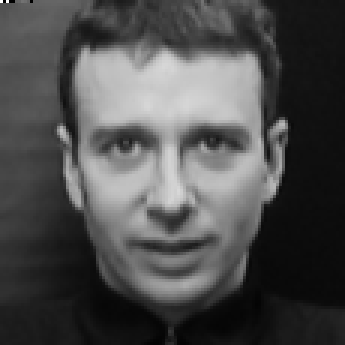
#> input picture data/face/mit/0000_02176.pgm, 115 x 115 px (shown 3 times larger); its folder holds only this picture in this run
$ python retinex_driver.py
#> lines starting #> are read from the running program, lines starting #| are printed output that depends on the picture
### scripts/test_script_ver_4.py

#this version includes preprocessing of images
#this is the test script to test the performnace of viola jones on our dataset
#we are using opencv cascade classifier to detect faces
#the model is haarcascade_frontalface_default.xml
#the detector is the detectMultiScale function in opencv

#this script is used to test the performance of viola jones on our dataset without any preprocessing

#importing the required libraries


#importing libraries
import cv2

import os ,glob

from os import listdir ,makedirs , walk

from os.path import isfile ,join
import sys
import csv


#making the required paths

model_path = './models/haarcascade_frontalface_default.xml'


#this function is used to calculate the test parameters of the model
#we calculate accuracy ,precision ,recall and f1 score
#time taken to detect the faces
#false positives and false negatives


#this is the gaussian blur function
# [5 lines left out: function gaussian_blur, not called in this run]

#function for positive detection
#the positive image directory has 7 subdirectories of face images

#this function calculate metrics of one dataset of positive images
#path name as parameter
def data_set_evaluate(path , path_output_folder, dict, label ,  parameters_list):
    files = list(filter(lambda f: isfile(join(path, f)), listdir(path)))    #all images in this directory

    number_of_images = len(files)
    dict['total'] = number_of_images


    for image in files:

        try:
            img = cv2.imread(os.path.join(path, image))
            gray_img = cv2.cvtColor(img, cv2.COLOR_BGR2GRAY)
            #grayscale image ready


            #loading the classifier
            classifier = cv2.CascadeClassifier(model_path)
            #detecting the faces

            #preprocessing the image
            #strt time
            start_time = cv2.getTickCount()

            #apply preprocessing
            #preprocessing method
            try:
                if parameters_list[1] != None:
                    pre_processing_method = parameters_list[1]
                    #call pre-processing method
                    gray_img = pre_processing_method(gray_img, parameters_list[2])
            except:
                with open(path_output_folder + 'execution_output.txt', 'a+') as f:
                    f.write("{} is not pre_processed".format(image))

            #end time
            end_time = cv2.getTickCount()
            #calculating the time taken
            time_taken = (end_time - start_time) / cv2.getTickFrequency()
            #time taken to apply preprocessing
            dict['pre_processing_time'].append(time_taken)


            #setting minNeighbors as per label
            if label == 1:
                min_neighbors = 5
            else:
                min_neighbors = 3

            #timing
            start = cv2.getTickCount()
            faces, reject_levels, level_weights = classifier.detectMultiScale3(gray_img, scaleFactor=1.0485258,minNeighbors=min_neighbors, outputRejectLevels=True)
            end = cv2.getTickCount()
            time = (end - start) / cv2.getTickFrequency()
            #time taken to detect the faces
            dict['time'].append(time)

            #getting the number of faces detected
            number_of_faces = len(faces)

            if label == 1:  #it is face image
                if number_of_faces == 0:
                    dict['false_negative'] += 1
                else:
                    dict['correct'] += 1
                    # storing the reject levels and level weights
                    dict['reject_levels'].append(reject_levels[0])
                    dict['level_weights'].append(level_weights[0])
                #if more than 1 face detected
                if number_of_faces > 1:
                    dict['false_positive'] += number_of_faces - 1

            else:         #non_face image
                if number_of_faces == 0:
                    dict['correct'] += 1
                else:
                    dict['false_positive'] += number_of_faces
                    # storing the reject levels and level weights

                    dict['reject_levels'].append(reject_levels[0])
                    dict['level_weights'].append(level_weights[0])


        except:
            # print("{} is not converted".format(image))
            with open(path_output_folder  +'execution_output.txt', 'a+') as f:
                f.write("{} is not converted".format(image))
    return dict


# [8 lines left out: function test_positive_unit, not called in this run]


#label variable has label: 1 for face    and 0 for non face
def probe_all_datasets(path , path_output_folder, parameters_list, label ):
    # getting the names of subdirectories
    data_sets = list(filter(lambda f: os.path.isdir(join(path ,f)), listdir(path)))

    # print(data_sets)

    data_dict = {}
    # data_element_dict = { }
    for data_set in data_sets:
            data_dict[data_set] = {'dataset':data_set,'total': 0 ,'correct':0, 'false_positive': 0 , 'false_negative': 0, 'reject_levels' : [] , 'level_weights' : [], 'time':[]  , 'pre_processing_time':[]  }

    #created a dictionary for each subdirectory
    #applying analysis to each subdirectory
    for data_set in data_sets:
        data_set_path = os.path.join(path , data_set)
        data_dict[data_set] = data_set_evaluate(data_set_path, path_output_folder, data_dict[data_set] , label,parameters_list)

    if label == 1:
        label_name = 'face'
    else:
        label_name = 'non_face'

    #writing the results to a csv file
    with open(path_output_folder + parameters_list[0]+'_'+label_name+'_results.csv', 'w') as csvfile:
        fieldnames = ['dataset','total', 'correct', 'false_positive', 'false_negative', 'reject_levels', 'level_weights', 'time', 'pre_processing_time']
        writer = csv.DictWriter(csvfile, fieldnames=fieldnames)
        writer.writeheader()
        for data_set in data_sets:
            writer.writerow(data_dict[data_set])


#name is a string

def test_evaluation(preprocessing_name ,parameters_list):
    face_path = './data/face/'
    non_face_path = './data/non_face/'

    #making the output directory
    path_output_folder = './output/'+preprocessing_name+'/'
    # making text output file

    try:
        makedirs(path_output_folder)
    except:
        pass

    with open(path_output_folder  +'execution_output.txt', 'a+') as f:
        f.write('\n writing outputs of '+preprocessing_name+'_'+parameters_list[0]+'\n')

    # [9 lines of commented-out code are left out]
    start = cv2.getTickCount()

    #analysis on face images
    probe_all_datasets('./data/face/', path_output_folder,parameters_list, 1)
    #analysis on non face images
    probe_all_datasets('./data/non_face/', path_output_folder  ,parameters_list, 0)

    #end timer
    end = cv2.getTickCount()
    #calculating the time taken
    time = (end - start) / cv2.getTickFrequency()

    with open(path_output_folder + 'execution_output.txt', 'a+') as f:
        f.write('Total time ' + preprocessing_name + parameters_list[0] +' = '+str(time) +'\n')


#be careful in list of parameters
#structure of parameters_list is [parameter_string , pre_processing_method, parameters[]]
#3 elements in parameters list
#string , method , list of parameters
def analysis(preprocessing_name , parameters_list = ['', None]):
    test_evaluation(preprocessing_name , parameters_list)


# [22 lines that do not run on import are left out]

### scripts/retinex.py
#function signatures
#SSR
#def retinex_SSR(img,sigma)

#MSR
#def retinex_MSR(img,sigmas=[15,80,250],weights=None)

#ASSR  or AMSR
# retinex_AMSR(img,sigmas=[12,80,250])

#weights should be a list of length equal to sigma and sum to 1

# MSR combines various SSR with different(or same) weights,
    #    commonly we select 3 scales(sigma) and equal weights, (15,80,250) is a good
    #    choice. If len(sigmas)=1, equal to SSR
    # args:
    #    sigmas: a list
    #    weights: None or a list, it represents the weight for each SSR, their sum should
    #       be 1, if None, the weights will be [1/t, 1/t, ..., 1/t], t=len(sigmas)
    # '''


# encoding:utf-8
'''
Retinex theory based on formula image = reflectance*luminance, what we need is to
estimate the luminance function. This technology is suitable for high dynamic range
image enhancement, underwater image enhancement, foggy image enhancement and
low-light image enhancement.

In this code, we mainly recommend func retinex_gimp or retinex_MSRCR, retinex_MSRCP

Main function:
 -Path-based model
    retinex_FM,
 -Center/Surround model
    retinex_SSR, retinex_MSR, retinex_MSRCR, retinex_gimp, retinex_MSRCP,
    retinex_AMSR,

References:
[1] D. J. Jobson, Z. Rahman and G. A. Woodell, "A multiscale retinex for bridging the
    gap between color images and the human observation of scenes," in IEEE
    Transactions on Image Processing, vol. 6, no. 7, pp. 965-976, July 1997.
[2] Frankle,Jonathan and McCann, John, “Method and Apparatus for Lightness Imaging”,
    USPatent #4,384,336, May 17, 1983.
[3] Funt, Brian & Ciurea, Florian & McCann, John. (2004). Retinex in Matlab. Journal
    of Electronic Imaging - J ELECTRON IMAGING. 13. 48-57. 10.1117/1.1636761.
[4] Ana Belén Petro, Catalina Sbert, and Jean-Michel Morel, Multiscale Retinex, Image
    Processing On Line, (2014), pp. 71–88. https://doi.org/10.5201/ipol.2014.107

Provided by muggledy on 2020-3-18
'''

import numpy as np


#TOOLS

import time
import numpy as np
from functools import wraps
import cv2
import os.path

eps=np.finfo(np.double).eps

# [39 lines left out: functions measure_time, my_heq, cv2_heq, not called in this run]

def get_gauss_kernel(sigma,dim=2):
    '''1D gaussian function: G(x)=1/(sqrt{2π}σ)exp{-(x-μ)²/2σ²}. Herein, μ:=0, after
       normalizing the 1D kernel, we can get 2D kernel version by
       matmul(1D_kernel',1D_kernel), having same sigma in both directions. Note that
       if you want to blur one image with a 2-D gaussian filter, you should separate
       it into two steps(i.e. separate the 2-D filter into two 1-D filter, one column
       filter, one row filter): 1) blur image with first column filter, 2) blur the
       result image of 1) with the second row filter. Analyse the time complexity: if
       m&n is the shape of image, p&q is the size of 2-D filter, bluring image with
       2-D filter takes O(mnpq), but two-step method takes O(pmn+qmn)'''
    ksize=int(np.floor(sigma*6)/2)*2+1 #kernel size("3-σ"法则) refer to
    #https://github.com/upcAutoLang/MSRCR-Restoration/blob/master/src/MSRCR.cpp
    k_1D=np.arange(ksize)-ksize//2
    k_1D=np.exp(-k_1D**2/(2*sigma**2))
    k_1D=k_1D/np.sum(k_1D)
    if dim==1:
        return k_1D
    elif dim==2:
        return k_1D[:,None].dot(k_1D.reshape(1,-1))

def gauss_blur_original(img,sigma):
    '''suitable for 1 or 3 channel image'''
    row_filter=get_gauss_kernel(sigma,1)
    t=cv2.filter2D(img,-1,row_filter[...,None])
    return cv2.filter2D(t,-1,row_filter.reshape(1,-1))

# [6 lines left out: function gauss_blur_recursive, not called in this run]

def gauss_blur(img,sigma,method='original'):
    if method=='original':
        return gauss_blur_original(img,sigma)
    elif method=='recursive':
        return gauss_blur_recursive(img,sigma)

# [122 lines left out: functions simplest_color_balance, get_dir, retinex_FM, retinex_SSR, not called in this run]

### Multi-Scale Retinex[4]

def retinex_MSR(img,parameter_list=[[15,80,250]]):
    sigmas = parameter_list[0]
    weights = None
    '''r=∑(log(S)-log(S*G))w, MSR combines various SSR with different(or same) weights,
       commonly we select 3 scales(sigma) and equal weights, (15,80,250) is a good
       choice. If len(sigmas)=1, equal to SSR
    args:
       sigmas: a list
       weights: None or a list, it represents the weight for each SSR, their sum should
          be 1, if None, the weights will be [1/t, 1/t, ..., 1/t], t=len(sigmas)
    '''
    if weights==None:
        weights=np.ones(len(sigmas))/len(sigmas)
    elif not abs(sum(weights)-1)<0.00001:
        raise ValueError('sum of weights must be 1!')

    if len(img.shape) == 2:
        img = img[..., None]
    ret = np.zeros(img.shape, dtype='uint8')
    for i in range(img.shape[-1]):
        channel=img[...,i].astype('double')
        r=np.zeros_like(channel)
        for k,sigma in enumerate(sigmas):
            r+=(np.log(channel+1)-np.log(gauss_blur(channel,sigma,)+1))*weights[k]
        mmin=np.min(r)
        mmax=np.max(r)
        stretch=(r-mmin)/(mmax-mmin)*255
        ret[...,i]=stretch
    return ret.squeeze()

# [19 lines left out: function MultiScaleRetinex, not called in this run]

'''old version
def retinex_MSRCR(img,sigmas=[12,80,250],s1=0.01,s2=0.01):
    alpha=125
    ret=np.zeros(img.shape,dtype='uint8')
    csum_log=np.log(np.sum(img,axis=2).astype('double')+1)
    msr=retinex_MSR(img,sigmas)
    for i in range(img.shape[-1]):
        channel=img[...,i].astype('double')
        r=(np.log(alpha*channel+1)-csum_log)*msr[...,i]
        stretch=simplest_color_balance(r,0.01,0.01)
        ret[...,i]=stretch
    return ret

def retinex_gimp(img,sigmas=[12,80,250],dynamic=2):
    alpha=128
    gain=1
    offset=0
    ret=np.zeros(img.shape,dtype='uint8')
    csum_log=np.log(np.sum(img,axis=2)+1)
    msr=retinex_MSR(img,sigmas)
    for i in range(img.shape[-1]):
        channel=img[...,i].astype('double')
        r=gain*(np.log(alpha*channel+1)-csum_log)*msr[...,i]+offset
        mean=np.mean(r)
        var=np.sqrt(np.sum((r-mean)**2)/r.size)
        mmin=mean-dynamic*var
        mmax=mean+dynamic*var
        stretch=(r-mmin)/(mmax-mmin)*255
        stretch[stretch>255]=255
        stretch[stretch<0]=0
        ret[...,i]=stretch
    return ret
'''

### Multi-Scale Retinex with Color Restoration, see[4] Algorithm 1 in section 4

# [91 lines left out: functions retinex_MSRCR, retinex_gimp, retinex_MSRCP, retinex_AMSR, not called in this run]

### retinex_driver.py


from scripts.test_script_ver_4 import *

from scripts.retinex import *
from scripts.retinex import retinex_FM , retinex_SSR, retinex_MSR, retinex_AMSR , retinex_gimp

#signature

#retinex_FM (img,iter=4)

#SSR
#def retinex_SSR(img,sigma)

#MSR
#def retinex_MSR(img,sigmas=[15,80,250],weights=None)

#(ASSR ) or AMSR
# retinex_AMSR(img,sigmas=[12,80,250] , weights=None)

#def retinex_gimp(img,sigmas=[12,80,250], weights=None,dynamic=2)

#function for MSR sigma values

def test_MSR_5():
    # making preprocessing_name string
    preprocessing_name = "MSR"

    # method as function name
    method = retinex_MSR
    # making initial list
    parameters_list = ['', method, []]


    # looping over parameter space
    list_initial_5 = [10, 20, 30 , 40 , 50]
    list_initial_array = np.array(list_initial_5)

    #range change
    for sigma_step in range(0,400, 50 ):
        sigma_array = list_initial_array + sigma_step

        #to list
        sigma_list = sigma_array.tolist()
        string_temp = ""
        for index in range(len(sigma_list)):
            string_temp = string_temp + str(sigma_list[index]) + "_"
        #removing last _
        string_temp = string_temp[:-1]

        parameters_string = "_iter_"+ str(len(sigma_list))+'_sigmas_'+ string_temp
        parameters_list[0] = parameters_string
        parameters_list[2] = [sigma_list]
        analysis(preprocessing_name, parameters_list)
#> in data_set_evaluate, img is the input picture: shape (115, 115, 3); min 0, max 255, mean 77.5
#> the loop in retinex_MSR, `for i in range(img.shape[-1]):` made 1 pass
#> mmin on pass 1: -4.55
#> pass 1, in gauss_blur_original, `t=cv2.filter2D(img,-1,row_filter[...,None])`:
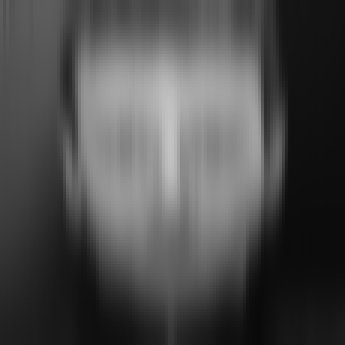
#> t: shape (115, 115) float64 (shown 3 times larger); min 10.03, max 195.3, mean 77.6
#> pass 1, in gauss_blur_original (call 2), `t=cv2.filter2D(img,-1,row_filter[...,None])`:
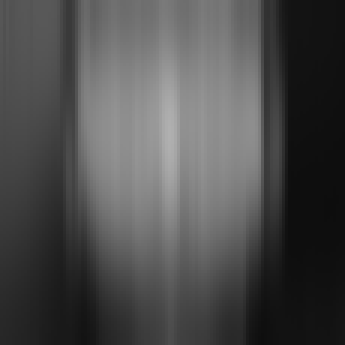
#> t: shape (115, 115) float64 (shown 3 times larger); min 13.88, max 176.4, mean 77.7
#> pass 1, in gauss_blur_original (call 3), `t=cv2.filter2D(img,-1,row_filter[...,None])`:
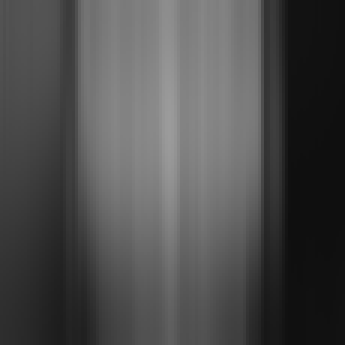
#> t: shape (115, 115) float64 (shown 3 times larger); min 15.19, max 155.7, mean 77.8
#> after the loop in retinex_MSR, `for i in range(img.shape[-1]):`:
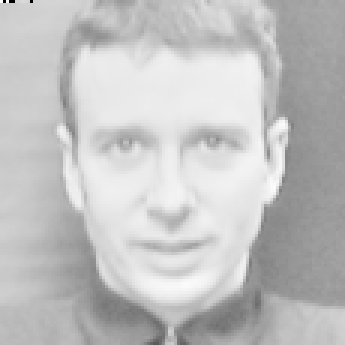
#> r: shape (115, 115) float64 (shown 3 times larger); min -4.55, max 1, mean -0.322; drawn with min black and max white
#> in data_set_evaluate, `faces, reject_levels, level_weights = classifier.detectMultiScale3(gra..`: faces = [[15, 16, 85, 85]]; reject_levels = [25]; level_weights = [12.17]
#> in data_set_evaluate, `number_of_faces = len(faces)`: number_of_faces = 1


    # #change to 400 , 10
    # test_list = [1, 10000]
    # #range(1, 212 , 10)
    # #range(1, 370 , 35)
    # # for sigma in [[15,80,250]]:
    # parameters_string =  '_sigma_'+str([15,80,250])
    # parameters_list[0] = parameters_string
    # parameters_list[2] = [ [15,80,250]]
    # analysis(preprocessing_name, parameters_list)


# [91 lines left out: functions test_MSR_10, test_MSR_15, test_MSR_20, not called in this run]


#> (the run stopped early here; a loop or call above may not have finished)
